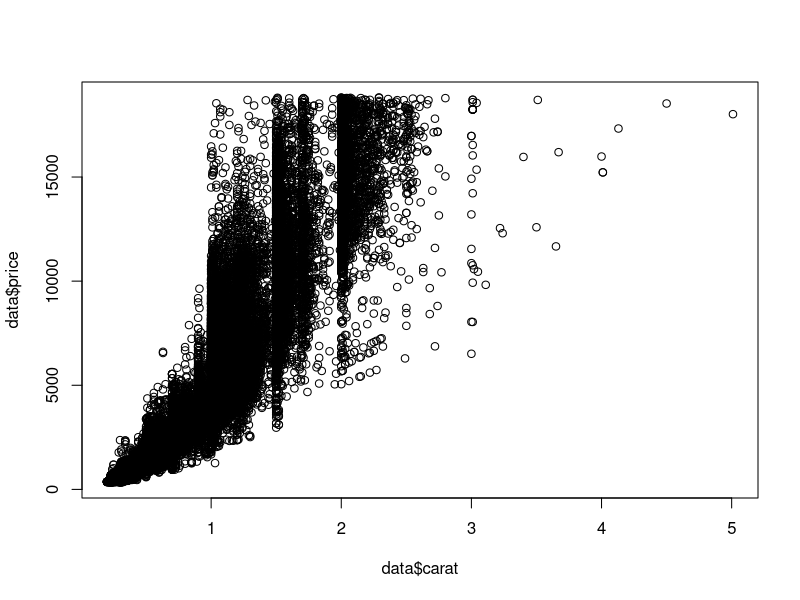
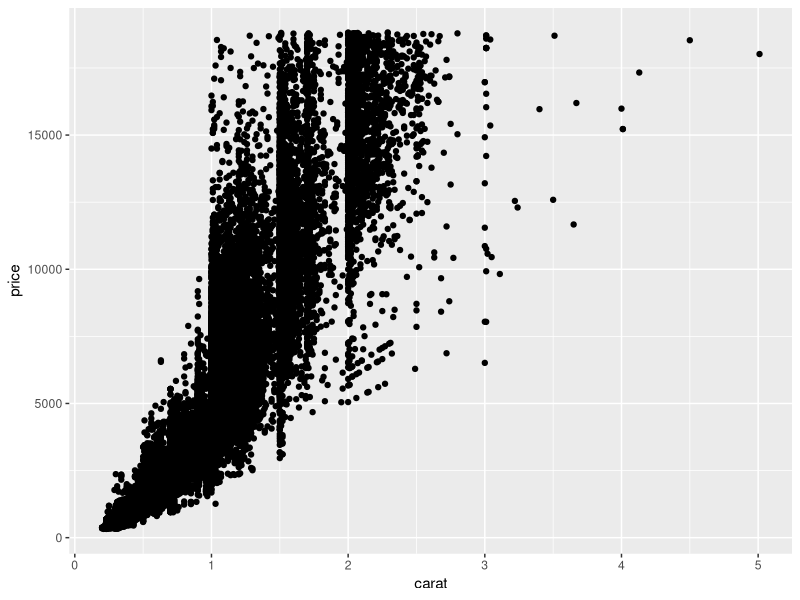
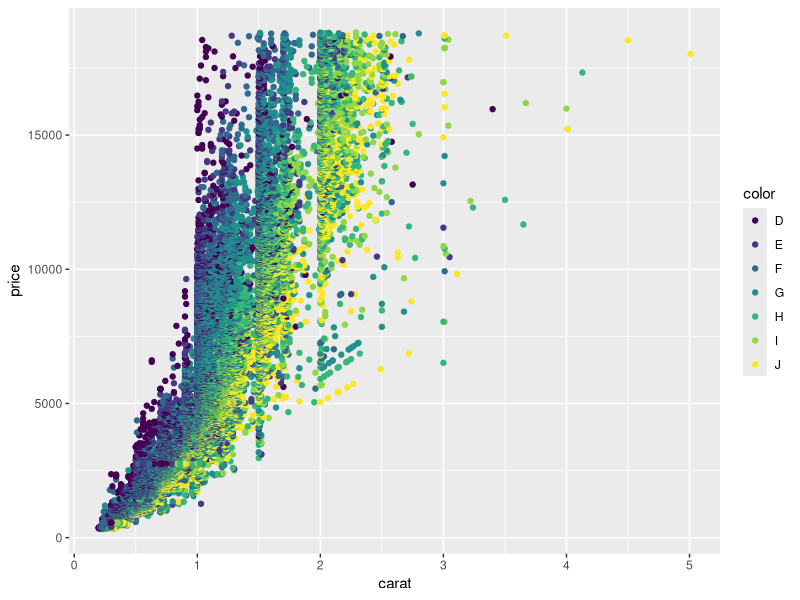
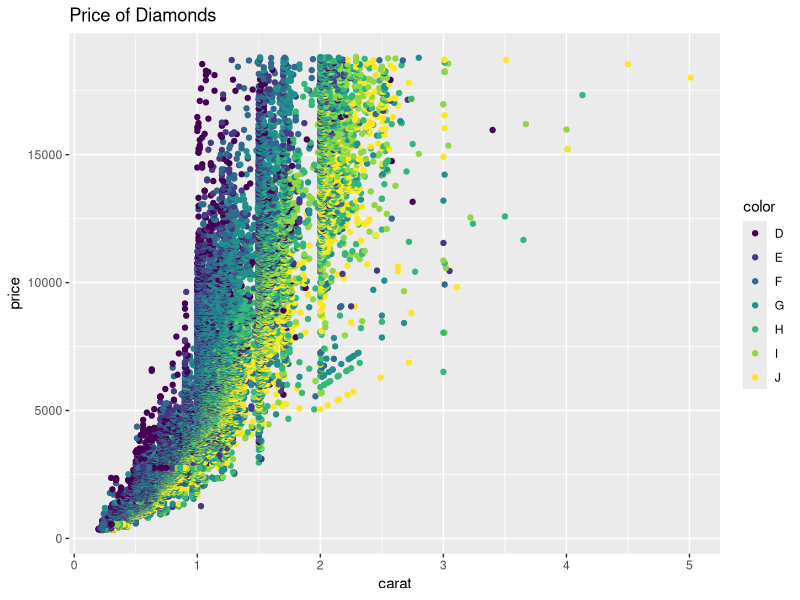

R code for these plots, in order:
# Loading data (diamonds data comes with ggplot2 package)
library(ggplot2)
data=diamonds

# Data exploration
str(diamonds)
summary(diamonds)

# using base plot
plot(data$carat, data$price)

# using ggplot
plot=ggplot(data = data, aes(x= carat, y=price))
plot + geom_point()

# adding informations on color of diamonds
plot2= ggplot(data = data, aes(x= carat, y=price, color= color))
plot2 + geom_point()
plot2 + geom_point() + ggtitle( "Price of Diamonds")
